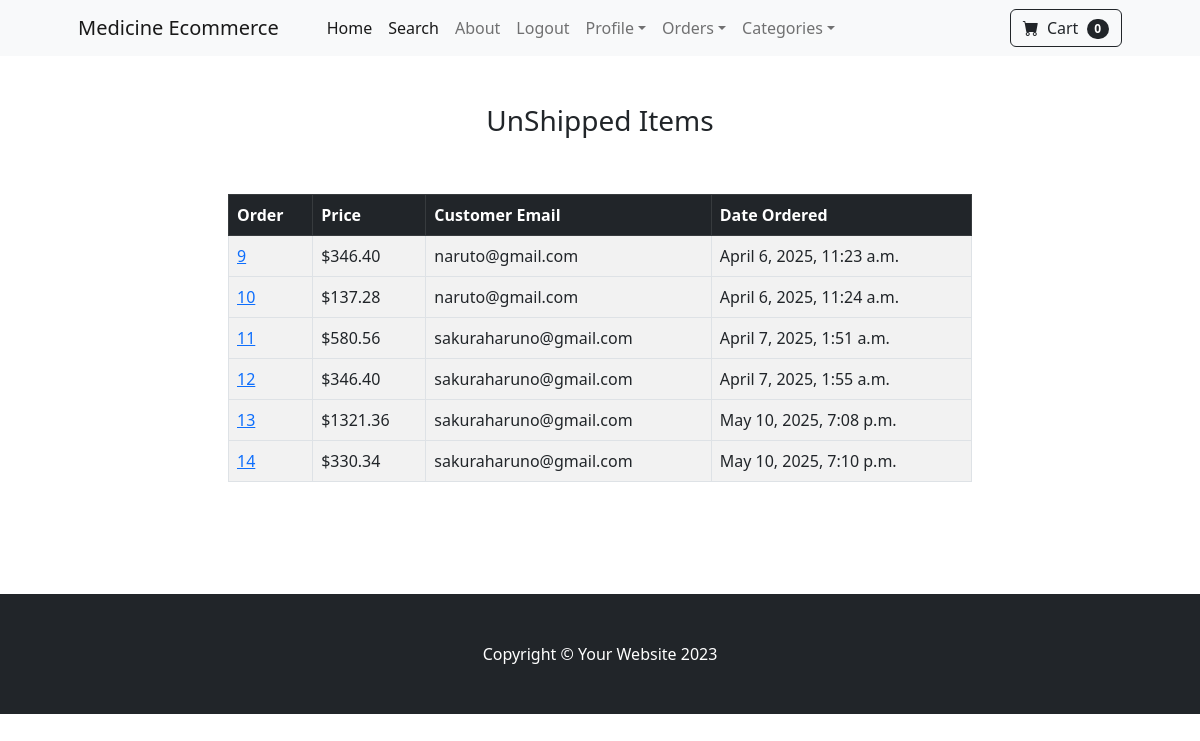
Page /payment/not_shipped_dash (signed in) on the committed database.
### payment/models.py (models this page shows, shortened)
class Order(models.Model):
	user = models.ForeignKey(User, on_delete=models.CASCADE, null=True, blank=True)
	full_name = models.CharField(max_length=250)
	email = models.EmailField(max_length=250)
	shipping_address = models.TextField(max_length=15000)
	amount_paid = models.DecimalField(max_digits=7, decimal_places=2)
	date_ordered = models.DateTimeField(auto_now_add=True)
	shipped = models.BooleanField(default=False)
	date_shipped = models.DateTimeField(blank=True, null=True)

### payment/views.py (the view, shortened to what this page needs)
# urls.py: path('not_shipped_dash',views.not_shipped_dash, name='not_shipped_dash'),
def not_shipped_dash(request):
	if request.user.is_authenticated and request.user.is_superuser:
		orders = Order.objects.filter(shipped=False)
		return render(request, "not_shipped_dash.html", {"orders":orders})
	else:
		messages.success(request, "Access Denied")
		return redirect('home')

### cart/cart.py (called while the page is built)
    def __len__(self):
        return len(self.cart)

### cart/context_processors.py (called while the page is built)
def cart(request):
    return {'cart': Cart(request)}

### payment/templates/not_shipped_dash.html
{% extends "base.html" %}
{% block content %}
    <div class = "container">
        <div class="row">
            <center>
                <div class="col-8">
                    <br></br>
                    <h3>UnShipped Items</h3>
                    <br></br>
                    <table class="table table-striped table-bordered table-hover">
                        <thead class="table-dark">
                          <tr>
                            <th scope="col">Order</th>
                            <th scope="col">Price</th>
                            <th scope="col">Customer Email</th>
                            <th scope="col">Date Ordered</th>
                          </tr>
                        </thead>
                        <tbody>
                        {% for item in orders %}
                          <tr>
                            <td><a href="{% url 'orders' item.id %}">{{item.id}}</a></td>
                            <td>${{item.amount_paid}}</td>
                            <td>{{item.email}}</td>
                            <td>{{item.date_ordered}}</td>
                          </tr>
                        </tbody>
                        {% endfor %}
                      </table>
                </div>
            </center>
        </div>
        <br></br>
        <br></br>
    </div>
{%endblock%}

### rows in the picture
Order: id "9", amount_paid "346.40", email "naruto@gmail.com", date_ordered "April 6, 2025, 11:23 a.m."
Order: id "10", amount_paid "137.28", email "naruto@gmail.com", date_ordered "April 6, 2025, 11:24 a.m."
Order: id "11", amount_paid "580.56", email "sakuraharuno@gmail.com", date_ordered "April 7, 2025, 1:51 a.m."
Order: id "12", amount_paid "346.40", email "sakuraharuno@gmail.com", date_ordered "April 7, 2025, 1:55 a.m."
Order: id "13", amount_paid "1321.36", email "sakuraharuno@gmail.com", date_ordered "May 10, 2025, 7:08 p.m."
Order: id "14", amount_paid "330.34", email "sakuraharuno@gmail.com", date_ordered "May 10, 2025, 7:10 p.m."

### other values in the picture
{{ cart|length }} "0"
